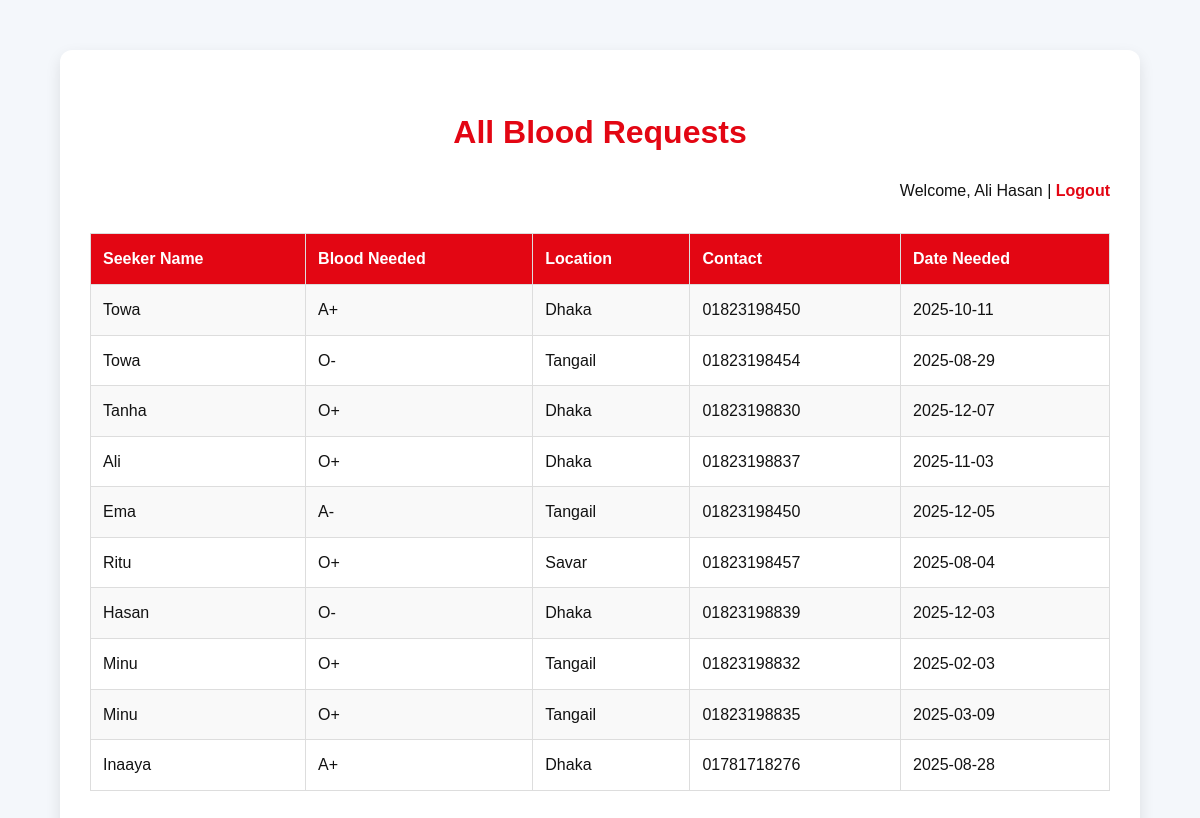
Page /view_requests.php (signed in) on the committed database.
### tables this page shows
CREATE TABLE `requests` (
  `id` int(11) NOT NULL,
  `seeker_id` int(11) DEFAULT NULL,
  `blood_group_needed` varchar(5) DEFAULT NULL,
  `location` varchar(100) DEFAULT NULL,
  `contact` varchar(20) DEFAULT NULL,
  `date_needed` date DEFAULT NULL
);

CREATE TABLE `users` (
  `id` int(11) NOT NULL,
  `name` varchar(100) DEFAULT NULL,
  `email` varchar(100) DEFAULT NULL,
  `password` varchar(255) DEFAULT NULL,
  `role` enum('donor','seeker') DEFAULT NULL,
  `created_at` timestamp NOT NULL DEFAULT current_timestamp()
);

### view_requests.php (the view, shortened to what this page needs)
<?php
include 'db.php';
$sql = "SELECT requests.id, users.name AS seeker_name, requests.blood_group_needed,
               requests.location, requests.contact, requests.date_needed
        FROM requests
        JOIN users ON requests.seeker_id = users.id";
$result = mysqli_query($conn, $sql);
?>
<!DOCTYPE html>
<html>
<head>
    <link rel="stylesheet" href="style.css">
</head>
<body class="admin-body">
<div class="admin-container">
    <h2>All Blood Requests</h2>
    <div class="admin-logout">
        Welcome, <?php echo $_SESSION['user_name']; ?> |
        <a href="logout.php">Logout</a>
    </div>
    <table>
        <tr>
            <th>Seeker Name</th>
            <th>Blood Needed</th>
            <th>Location</th>
            <th>Contact</th>
            <th>Date Needed</th>
        </tr>
        <?php while ($row = mysqli_fetch_assoc($result)) { ?>
            <tr>
                <td><?php echo $row['seeker_name']; ?></td>
                <td><?php echo $row['blood_group_needed']; ?></td>
                <td><?php echo $row['location']; ?></td>
                <td><?php echo $row['contact']; ?></td>
                <td><?php echo $row['date_needed']; ?></td>
            </tr>
        <?php } ?>
    </table>
</div>
</body>
</html>

### style.css (style rules this page uses)
*, *::before, *::after { box-sizing: border-box; }
:root { --brand: #e30613; --brand-600:#c70512; --brand-50:#fff5f5; --ink:#121212; --ink-2:#333; --muted:#6b7280; --bg:#ffffff; --card:#ffffff; --line:#eee; --shadow: 0 10px 25px rgba(0,0,0,.07); --radius: 14px; --highlight:#f7b7a3; }
html, body { height: 100%; }
body { margin: 0; font-family: "Poppins", system-ui, -apple-system, Segoe UI, Roboto, "Helvetica Neue", Arial, "Noto Sans", "Liberation Sans", sans-serif; color: var(--ink); background: var(--bg); line-height: 1.6; -webkit-font-smoothing: antialiased; -moz-osx-font-smoothing: grayscale; }
a { color: inherit; text-decoration: none; }
body.admin-body { font-family: Arial, sans-serif; background: #f4f7fb; margin: 0; padding: 0; }
.admin-container { background-color: #fff; width: 90%; max-width: 1200px; margin: 50px auto; padding: 30px; border-radius: 12px; box-shadow: 0 6px 15px rgba(0, 0, 0, 0.1); }
.admin-container h2 { text-align: center; font-size: 32px; color: #e30613; margin-bottom: 20px; }
.admin-logout { font-size: 16px; margin-bottom: 30px; text-align: right; }
.admin-logout a { color: #e30613; font-weight: bold; text-decoration: none; }
table { width: 100%; border-collapse: collapse; margin: 20px 0; font-size: 16px; border-radius: 8px; }
th, td { padding: 12px; text-align: left; border: 1px solid #ddd; }
th { background-color: #e30613; color: white; }
tr:nth-child(even) { background-color: #f9f9f9; }

### rows in the picture
requests: seeker.name "Towa", blood_group_needed "A+", location "Dhaka", contact "01823198450", date_needed "2025-10-11"
requests: seeker.name "Towa", blood_group_needed "O-", location "Tangail", contact "01823198454", date_needed "2025-08-29"
requests: seeker.name "Tanha", blood_group_needed "O+", location "Dhaka", contact "01823198830", date_needed "2025-12-07"
requests: seeker.name "Ali", blood_group_needed "O+", location "Dhaka", contact "01823198837", date_needed "2025-11-03"
requests: seeker.name "Ema", blood_group_needed "A-", location "Tangail", contact "01823198450", date_needed "2025-12-05"
requests: seeker.name "Ritu", blood_group_needed "O+", location "Savar", contact "01823198457", date_needed "2025-08-04"
requests: seeker.name "Hasan", blood_group_needed "O-", location "Dhaka", contact "01823198839", date_needed "2025-12-03"
requests: seeker.name "Minu", blood_group_needed "O+", location "Tangail", contact "01823198832", date_needed "2025-02-03"
requests: seeker.name "Minu", blood_group_needed "O+", location "Tangail", contact "01823198835", date_needed "2025-03-09"
requests: seeker.name "Inaaya", blood_group_needed "A+", location "Dhaka", contact "01781718276", date_needed "2025-08-28"

### other values in the picture
$_SESSION['user_name'] "Ali Hasan"
